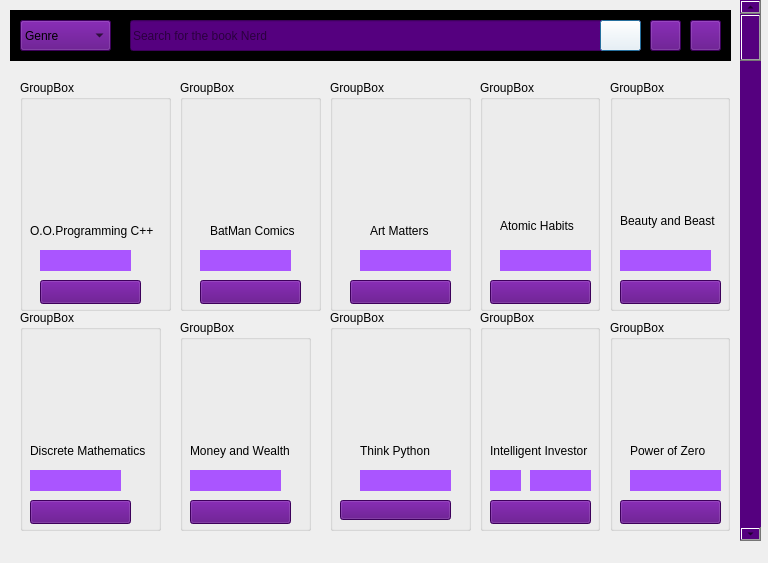
<?xml version="1.0" encoding="UTF-8"?>
<ui version="4.0">
 <author>Joy Akwi</author>
 <class>Homepage</class>
 <widget class="QDialog" name="Homepage">
  <property name="geometry">
   <rect>
    <x>0</x>
    <y>0</y>
    <width>768</width>
    <height>563</height>
   </rect>
  </property>
  <property name="windowTitle">
   <string>Dialog</string>
  </property>
  <property name="autoFillBackground">
   <bool>false</bool>
  </property>
  <property name="styleSheet">
   <string notr="true">font: 9pt &quot;Arial Rounded MT Bold&quot;;
background-color: rgb(170, 85, 255);
center {
    margin-left: auto;
    margin-right: auto;
}
</string>
  </property>
  <widget class="QFrame" name="frame">
   <property name="geometry">
    <rect>
     <x>10</x>
     <y>10</y>
     <width>721</width>
     <height>51</height>
    </rect>
   </property>
   <property name="styleSheet">
    <string notr="true">background-color: rgb(0, 0, 0);</string>
   </property>
   <property name="frameShape">
    <enum>QFrame::StyledPanel</enum>
   </property>
   <property name="frameShadow">
    <enum>QFrame::Raised</enum>
   </property>
   <widget class="QLineEdit" name="lineEdit_2">
    <property name="geometry">
     <rect>
      <x>120</x>
      <y>10</y>
      <width>511</width>
      <height>31</height>
     </rect>
    </property>
    <property name="styleSheet">
     <string notr="true">background-color: rgb(85, 0, 127);</string>
    </property>
    <property name="text">
     <string/>
    </property>
    <property name="placeholderText">
     <string>Search for the book Nerd</string>
    </property>
   </widget>
   <widget class="QPushButton" name="pushButton_4">
    <property name="geometry">
     <rect>
      <x>590</x>
      <y>10</y>
      <width>41</width>
      <height>31</height>
     </rect>
    </property>
    <property name="styleSheet">
     <string notr="true">background-color: rgb(255, 255, 255);</string>
    </property>
    <property name="text">
     <string/>
    </property>
    <property name="icon">
     <iconset>
      <normaloff>files/003-search.png</normaloff>files/003-search.png</iconset>
    </property>
    <property name="iconSize">
     <size>
      <width>16</width>
      <height>20</height>
     </size>
    </property>
   </widget>
   <widget class="QPushButton" name="pushButton_2">
    <property name="geometry">
     <rect>
      <x>680</x>
      <y>10</y>
      <width>31</width>
      <height>31</height>
     </rect>
    </property>
    <property name="styleSheet">
     <string notr="true">background-color: rgb(85, 0, 127);</string>
    </property>
    <property name="text">
     <string/>
    </property>
    <property name="icon">
     <iconset>
      <normaloff>files/002-user.png</normaloff>files/002-user.png</iconset>
    </property>
   </widget>
   <widget class="QComboBox" name="comboBox">
    <property name="geometry">
     <rect>
      <x>10</x>
      <y>10</y>
      <width>91</width>
      <height>31</height>
     </rect>
    </property>
    <property name="styleSheet">
     <string notr="true">background-color: rgb(85, 0, 127);
image: url(:/pics/files/005-book.png);</string>
    </property>
    <property name="currentText">
     <string>Genre</string>
    </property>
    <item>
     <property name="text">
      <string>Genre</string>
     </property>
    </item>
    <item>
     <property name="text">
      <string>Academics</string>
     </property>
    </item>
    <item>
     <property name="text">
      <string>Money</string>
     </property>
    </item>
    <item>
     <property name="text">
      <string>Classic</string>
     </property>
    </item>
    <item>
     <property name="text">
      <string>Selfhelp</string>
     </property>
    </item>
   </widget>
   <widget class="QPushButton" name="pushButton_12">
    <property name="geometry">
     <rect>
      <x>640</x>
      <y>10</y>
      <width>31</width>
      <height>31</height>
     </rect>
    </property>
    <property name="styleSheet">
     <string notr="true">background-color: rgb(85, 0, 127);</string>
    </property>
    <property name="text">
     <string/>
    </property>
    <property name="icon">
     <iconset resource="resource.qrc">
      <normaloff>:/pics/arrow (1).png</normaloff>:/pics/arrow (1).png</iconset>
    </property>
   </widget>
  </widget>
  <widget class="QScrollBar" name="verticalScrollBar">
   <property name="geometry">
    <rect>
     <x>740</x>
     <y>0</y>
     <width>21</width>
     <height>541</height>
    </rect>
   </property>
   <property name="styleSheet">
    <string notr="true">
background-color: rgb(85, 0, 127);</string>
   </property>
   <property name="orientation">
    <enum>Qt::Vertical</enum>
   </property>
  </widget>
  <widget class="ClickableGroupBox" name="groupBox">
   <property name="geometry">
    <rect>
     <x>20</x>
     <y>80</y>
     <width>151</width>
     <height>231</height>
    </rect>
   </property>
   <property name="title">
    <string>GroupBox</string>
   </property>
   <widget class="QWidget" name="widget" native="true">
    <property name="geometry">
     <rect>
      <x>20</x>
      <y>30</y>
      <width>101</width>
      <height>101</height>
     </rect>
    </property>
    <property name="whatsThis">
     <string/>
    </property>
    <property name="autoFillBackground">
     <bool>false</bool>
    </property>
    <property name="styleSheet">
     <string notr="true">image: url(:/pics/files/coverpage/b201806081528456308.jpg);</string>
    </property>
   </widget>
   <widget class="QPushButton" name="pushButton">
    <property name="geometry">
     <rect>
      <x>20</x>
      <y>200</y>
      <width>101</width>
      <height>24</height>
     </rect>
    </property>
    <property name="styleSheet">
     <string notr="true">background-color: rgb(85, 0, 127);</string>
    </property>
    <property name="text">
     <string/>
    </property>
    <property name="icon">
     <iconset>
      <normaloff>files/001-shopping-cart.png</normaloff>files/001-shopping-cart.png</iconset>
    </property>
   </widget>
   <widget class="QWidget" name="widget_22" native="true">
    <property name="geometry">
     <rect>
      <x>20</x>
      <y>170</y>
      <width>31</width>
      <height>21</height>
     </rect>
    </property>
    <property name="autoFillBackground">
     <bool>false</bool>
    </property>
    <property name="styleSheet">
     <string notr="true">background-color: rgb(170, 85, 255);
image: url(:/pics/star.png);</string>
    </property>
   </widget>
   <widget class="QWidget" name="widget_23" native="true">
    <property name="geometry">
     <rect>
      <x>50</x>
      <y>170</y>
      <width>31</width>
      <height>21</height>
     </rect>
    </property>
    <property name="autoFillBackground">
     <bool>false</bool>
    </property>
    <property name="styleSheet">
     <string notr="true">background-color: rgb(170, 85, 255);
image: url(:/pics/star.png);</string>
    </property>
   </widget>
   <widget class="QWidget" name="widget_48" native="true">
    <property name="geometry">
     <rect>
      <x>80</x>
      <y>170</y>
      <width>31</width>
      <height>21</height>
     </rect>
    </property>
    <property name="autoFillBackground">
     <bool>false</bool>
    </property>
    <property name="styleSheet">
     <string notr="true">background-color: rgb(170, 85, 255);
image: url(:/pics/rating.png);</string>
    </property>
   </widget>
   <widget class="QLabel" name="label">
    <property name="geometry">
     <rect>
      <x>10</x>
      <y>130</y>
      <width>141</width>
      <height>41</height>
     </rect>
    </property>
    <property name="text">
     <string>O.O.Programming C++</string>
    </property>
   </widget>
  </widget>
  <widget class="ClickableGroupBox" name="groupBox_2">
   <property name="geometry">
    <rect>
     <x>180</x>
     <y>80</y>
     <width>141</width>
     <height>231</height>
    </rect>
   </property>
   <property name="title">
    <string>GroupBox</string>
   </property>
   <widget class="QWidget" name="widget_4" native="true">
    <property name="geometry">
     <rect>
      <x>10</x>
      <y>20</y>
      <width>101</width>
      <height>111</height>
     </rect>
    </property>
    <property name="styleSheet">
     <string notr="true">
image: url(:/pics/files/coverpage/'Batman 251 by Neal Adams' Poster by DC Comics _ Displate - Copy.jpg);</string>
    </property>
   </widget>
   <widget class="QPushButton" name="pushButton_9">
    <property name="geometry">
     <rect>
      <x>20</x>
      <y>200</y>
      <width>101</width>
      <height>24</height>
     </rect>
    </property>
    <property name="styleSheet">
     <string notr="true">background-color: rgb(85, 0, 127);</string>
    </property>
    <property name="text">
     <string/>
    </property>
    <property name="icon">
     <iconset>
      <normaloff>files/001-shopping-cart.png</normaloff>files/001-shopping-cart.png</iconset>
    </property>
   </widget>
   <widget class="QLabel" name="label_2">
    <property name="geometry">
     <rect>
      <x>30</x>
      <y>140</y>
      <width>91</width>
      <height>21</height>
     </rect>
    </property>
    <property name="text">
     <string>BatMan Comics</string>
    </property>
   </widget>
   <widget class="QWidget" name="widget_25" native="true">
    <property name="geometry">
     <rect>
      <x>20</x>
      <y>170</y>
      <width>31</width>
      <height>21</height>
     </rect>
    </property>
    <property name="autoFillBackground">
     <bool>false</bool>
    </property>
    <property name="styleSheet">
     <string notr="true">background-color: rgb(170, 85, 255);
image: url(:/pics/star.png);</string>
    </property>
   </widget>
   <widget class="QWidget" name="widget_49" native="true">
    <property name="geometry">
     <rect>
      <x>80</x>
      <y>170</y>
      <width>31</width>
      <height>21</height>
     </rect>
    </property>
    <property name="autoFillBackground">
     <bool>false</bool>
    </property>
    <property name="styleSheet">
     <string notr="true">background-color: rgb(170, 85, 255);
image: url(:/pics/rating.png);</string>
    </property>
   </widget>
   <widget class="QWidget" name="widget_24" native="true">
    <property name="geometry">
     <rect>
      <x>50</x>
      <y>170</y>
      <width>31</width>
      <height>21</height>
     </rect>
    </property>
    <property name="autoFillBackground">
     <bool>false</bool>
    </property>
    <property name="styleSheet">
     <string notr="true">background-color: rgb(170, 85, 255);
image: url(:/pics/star.png);</string>
    </property>
   </widget>
  </widget>
  <widget class="ClickableGroupBox" name="groupBox_3">
   <property name="geometry">
    <rect>
     <x>330</x>
     <y>80</y>
     <width>141</width>
     <height>231</height>
    </rect>
   </property>
   <property name="title">
    <string>GroupBox</string>
   </property>
   <widget class="QWidget" name="widget_8" native="true">
    <property name="geometry">
     <rect>
      <x>20</x>
      <y>20</y>
      <width>101</width>
      <height>111</height>
     </rect>
    </property>
    <property name="styleSheet">
     <string notr="true">
image: url(:/pics/files/coverpage/9781472260086.jpg);</string>
    </property>
   </widget>
   <widget class="QLabel" name="label_3">
    <property name="geometry">
     <rect>
      <x>40</x>
      <y>140</y>
      <width>101</width>
      <height>21</height>
     </rect>
    </property>
    <property name="text">
     <string>Art Matters</string>
    </property>
   </widget>
   <widget class="QWidget" name="widget_29" native="true">
    <property name="geometry">
     <rect>
      <x>30</x>
      <y>170</y>
      <width>31</width>
      <height>21</height>
     </rect>
    </property>
    <property name="autoFillBackground">
     <bool>false</bool>
    </property>
    <property name="styleSheet">
     <string notr="true">background-color: rgb(170, 85, 255);
image: url(:/pics/star.png);</string>
    </property>
   </widget>
   <widget class="QWidget" name="widget_27" native="true">
    <property name="geometry">
     <rect>
      <x>60</x>
      <y>170</y>
      <width>31</width>
      <height>21</height>
     </rect>
    </property>
    <property name="autoFillBackground">
     <bool>false</bool>
    </property>
    <property name="styleSheet">
     <string notr="true">background-color: rgb(170, 85, 255);
image: url(:/pics/star.png);</string>
    </property>
   </widget>
   <widget class="QWidget" name="widget_50" native="true">
    <property name="geometry">
     <rect>
      <x>90</x>
      <y>170</y>
      <width>31</width>
      <height>21</height>
     </rect>
    </property>
    <property name="autoFillBackground">
     <bool>false</bool>
    </property>
    <property name="styleSheet">
     <string notr="true">background-color: rgb(170, 85, 255);
image: url(:/pics/rating.png);</string>
    </property>
   </widget>
   <widget class="QPushButton" name="pushButton_3">
    <property name="geometry">
     <rect>
      <x>20</x>
      <y>200</y>
      <width>101</width>
      <height>24</height>
     </rect>
    </property>
    <property name="styleSheet">
     <string notr="true">background-color: rgb(85, 0, 127);</string>
    </property>
    <property name="text">
     <string/>
    </property>
    <property name="icon">
     <iconset>
      <normaloff>files/001-shopping-cart.png</normaloff>files/001-shopping-cart.png</iconset>
    </property>
   </widget>
  </widget>
  <widget class="ClickableGroupBox" name="groupBox_4">
   <property name="geometry">
    <rect>
     <x>20</x>
     <y>310</y>
     <width>141</width>
     <height>221</height>
    </rect>
   </property>
   <property name="title">
    <string>GroupBox</string>
   </property>
   <widget class="QWidget" name="widget_31" native="true">
    <property name="geometry">
     <rect>
      <x>40</x>
      <y>160</y>
      <width>31</width>
      <height>21</height>
     </rect>
    </property>
    <property name="autoFillBackground">
     <bool>false</bool>
    </property>
    <property name="styleSheet">
     <string notr="true">background-color: rgb(170, 85, 255);
image: url(:/pics/star.png);</string>
    </property>
   </widget>
   <widget class="QWidget" name="widget_33" native="true">
    <property name="geometry">
     <rect>
      <x>10</x>
      <y>160</y>
      <width>31</width>
      <height>21</height>
     </rect>
    </property>
    <property name="autoFillBackground">
     <bool>false</bool>
    </property>
    <property name="styleSheet">
     <string notr="true">background-color: rgb(170, 85, 255);
image: url(:/pics/star.png);</string>
    </property>
   </widget>
   <widget class="QWidget" name="widget_3" native="true">
    <property name="geometry">
     <rect>
      <x>10</x>
      <y>20</y>
      <width>101</width>
      <height>101</height>
     </rect>
    </property>
    <property name="styleSheet">
     <string notr="true">image: url(:/pics/files/coverpage/b201806081528456239.jpg);</string>
    </property>
   </widget>
   <widget class="QPushButton" name="pushButton_7">
    <property name="geometry">
     <rect>
      <x>10</x>
      <y>190</y>
      <width>101</width>
      <height>24</height>
     </rect>
    </property>
    <property name="styleSheet">
     <string notr="true">background-color: rgb(85, 0, 127);</string>
    </property>
    <property name="text">
     <string/>
    </property>
    <property name="icon">
     <iconset>
      <normaloff>files/001-shopping-cart.png</normaloff>files/001-shopping-cart.png</iconset>
    </property>
   </widget>
   <widget class="QLabel" name="label_6">
    <property name="geometry">
     <rect>
      <x>10</x>
      <y>130</y>
      <width>131</width>
      <height>21</height>
     </rect>
    </property>
    <property name="text">
     <string>Discrete Mathematics</string>
    </property>
   </widget>
   <widget class="QWidget" name="widget_54" native="true">
    <property name="geometry">
     <rect>
      <x>70</x>
      <y>160</y>
      <width>31</width>
      <height>21</height>
     </rect>
    </property>
    <property name="autoFillBackground">
     <bool>false</bool>
    </property>
    <property name="styleSheet">
     <string notr="true">background-color: rgb(170, 85, 255);
image: url(:/pics/rating.png);</string>
    </property>
   </widget>
  </widget>
  <widget class="ClickableGroupBox" name="groupBox_5">
   <property name="geometry">
    <rect>
     <x>180</x>
     <y>320</y>
     <width>131</width>
     <height>211</height>
    </rect>
   </property>
   <property name="title">
    <string>GroupBox</string>
   </property>
   <widget class="QWidget" name="widget_34" native="true">
    <property name="geometry">
     <rect>
      <x>10</x>
      <y>150</y>
      <width>31</width>
      <height>21</height>
     </rect>
    </property>
    <property name="autoFillBackground">
     <bool>false</bool>
    </property>
    <property name="styleSheet">
     <string notr="true">background-color: rgb(170, 85, 255);
image: url(:/pics/star.png);</string>
    </property>
    <widget class="QWidget" name="widget_37" native="true">
     <property name="geometry">
      <rect>
       <x>30</x>
       <y>-10</y>
       <width>71</width>
       <height>41</height>
      </rect>
     </property>
     <property name="autoFillBackground">
      <bool>false</bool>
     </property>
     <property name="styleSheet">
      <string notr="true">background-color: rgb(170, 85, 255);
image: url(:/pics/star.png);</string>
     </property>
    </widget>
   </widget>
   <widget class="QWidget" name="widget_5" native="true">
    <property name="geometry">
     <rect>
      <x>10</x>
      <y>20</y>
      <width>101</width>
      <height>101</height>
     </rect>
    </property>
    <property name="styleSheet">
     <string notr="true">
image: url(:/pics/files/coverpage/5117CIwLSFL._SX331_BO1204203200_.jpg);</string>
    </property>
   </widget>
   <widget class="QWidget" name="widget_35" native="true">
    <property name="geometry">
     <rect>
      <x>70</x>
      <y>150</y>
      <width>31</width>
      <height>21</height>
     </rect>
    </property>
    <property name="autoFillBackground">
     <bool>false</bool>
    </property>
    <property name="styleSheet">
     <string notr="true">background-color: rgb(170, 85, 255);
image: url(:/pics/star.png);</string>
    </property>
   </widget>
   <widget class="QPushButton" name="pushButton_8">
    <property name="geometry">
     <rect>
      <x>10</x>
      <y>180</y>
      <width>101</width>
      <height>24</height>
     </rect>
    </property>
    <property name="styleSheet">
     <string notr="true">background-color: rgb(85, 0, 127);</string>
    </property>
    <property name="text">
     <string/>
    </property>
    <property name="icon">
     <iconset>
      <normaloff>files/001-shopping-cart.png</normaloff>files/001-shopping-cart.png</iconset>
    </property>
   </widget>
   <widget class="QWidget" name="widget_38" native="true">
    <property name="geometry">
     <rect>
      <x>40</x>
      <y>150</y>
      <width>31</width>
      <height>21</height>
     </rect>
    </property>
    <property name="autoFillBackground">
     <bool>false</bool>
    </property>
    <property name="styleSheet">
     <string notr="true">background-color: rgb(170, 85, 255);
image: url(:/pics/star.png);</string>
    </property>
    <widget class="QWidget" name="widget_39" native="true">
     <property name="geometry">
      <rect>
       <x>30</x>
       <y>-10</y>
       <width>71</width>
       <height>41</height>
      </rect>
     </property>
     <property name="autoFillBackground">
      <bool>false</bool>
     </property>
     <property name="styleSheet">
      <string notr="true">background-color: rgb(170, 85, 255);
image: url(:/pics/star.png);</string>
     </property>
    </widget>
   </widget>
   <widget class="QLabel" name="label_7">
    <property name="geometry">
     <rect>
      <x>10</x>
      <y>120</y>
      <width>111</width>
      <height>21</height>
     </rect>
    </property>
    <property name="text">
     <string>Money and Wealth</string>
    </property>
   </widget>
  </widget>
  <widget class="ClickableGroupBox" name="groupBox_6">
   <property name="geometry">
    <rect>
     <x>330</x>
     <y>310</y>
     <width>141</width>
     <height>221</height>
    </rect>
   </property>
   <property name="title">
    <string>GroupBox</string>
   </property>
   <widget class="QPushButton" name="pushButton_1">
    <property name="geometry">
     <rect>
      <x>10</x>
      <y>190</y>
      <width>111</width>
      <height>20</height>
     </rect>
    </property>
    <property name="styleSheet">
     <string notr="true">background-color: rgb(85, 0, 127);</string>
    </property>
    <property name="text">
     <string/>
    </property>
    <property name="icon">
     <iconset>
      <normaloff>files/001-shopping-cart.png</normaloff>files/001-shopping-cart.png</iconset>
    </property>
   </widget>
   <widget class="QWidget" name="widget_16" native="true">
    <property name="geometry">
     <rect>
      <x>20</x>
      <y>20</y>
      <width>101</width>
      <height>101</height>
     </rect>
    </property>
    <property name="styleSheet">
     <string notr="true">image: url(:/pics/files/coverpage/b201806111528741778.jpg);</string>
    </property>
   </widget>
   <widget class="QLabel" name="label_8">
    <property name="geometry">
     <rect>
      <x>30</x>
      <y>130</y>
      <width>81</width>
      <height>21</height>
     </rect>
    </property>
    <property name="text">
     <string>Think Python</string>
    </property>
   </widget>
   <widget class="QWidget" name="widget_55" native="true">
    <property name="geometry">
     <rect>
      <x>60</x>
      <y>160</y>
      <width>31</width>
      <height>21</height>
     </rect>
    </property>
    <property name="autoFillBackground">
     <bool>false</bool>
    </property>
    <property name="styleSheet">
     <string notr="true">background-color: rgb(170, 85, 255);
image: url(:/pics/rating.png);</string>
    </property>
   </widget>
   <widget class="QWidget" name="widget_36" native="true">
    <property name="geometry">
     <rect>
      <x>30</x>
      <y>160</y>
      <width>31</width>
      <height>21</height>
     </rect>
    </property>
    <property name="autoFillBackground">
     <bool>false</bool>
    </property>
    <property name="styleSheet">
     <string notr="true">background-color: rgb(170, 85, 255);
image: url(:/pics/star.png);</string>
    </property>
   </widget>
   <widget class="QWidget" name="widget_56" native="true">
    <property name="geometry">
     <rect>
      <x>90</x>
      <y>160</y>
      <width>31</width>
      <height>21</height>
     </rect>
    </property>
    <property name="autoFillBackground">
     <bool>false</bool>
    </property>
    <property name="styleSheet">
     <string notr="true">background-color: rgb(170, 85, 255);
image: url(:/pics/rating.png);</string>
    </property>
   </widget>
  </widget>
  <widget class="ClickableGroupBox" name="groupBox_7">
   <property name="geometry">
    <rect>
     <x>480</x>
     <y>80</y>
     <width>120</width>
     <height>231</height>
    </rect>
   </property>
   <property name="title">
    <string>GroupBox</string>
   </property>
   <widget class="QWidget" name="widget_6" native="true">
    <property name="geometry">
     <rect>
      <x>10</x>
      <y>20</y>
      <width>101</width>
      <height>101</height>
     </rect>
    </property>
    <property name="styleSheet">
     <string notr="true">image: url(:/pics/files/coverpage/Atomic Habits.jpg);</string>
    </property>
   </widget>
   <widget class="QWidget" name="widget_28" native="true">
    <property name="geometry">
     <rect>
      <x>20</x>
      <y>170</y>
      <width>31</width>
      <height>21</height>
     </rect>
    </property>
    <property name="autoFillBackground">
     <bool>false</bool>
    </property>
    <property name="styleSheet">
     <string notr="true">background-color: rgb(170, 85, 255);
image: url(:/pics/star.png);</string>
    </property>
   </widget>
   <widget class="QWidget" name="widget_26" native="true">
    <property name="geometry">
     <rect>
      <x>50</x>
      <y>170</y>
      <width>31</width>
      <height>21</height>
     </rect>
    </property>
    <property name="autoFillBackground">
     <bool>false</bool>
    </property>
    <property name="styleSheet">
     <string notr="true">background-color: rgb(170, 85, 255);
image: url(:/pics/star.png);</string>
    </property>
   </widget>
   <widget class="QPushButton" name="pushButton_5">
    <property name="geometry">
     <rect>
      <x>10</x>
      <y>200</y>
      <width>101</width>
      <height>24</height>
     </rect>
    </property>
    <property name="styleSheet">
     <string notr="true">background-color: rgb(85, 0, 127);</string>
    </property>
    <property name="text">
     <string/>
    </property>
    <property name="icon">
     <iconset>
      <normaloff>files/001-shopping-cart.png</normaloff>files/001-shopping-cart.png</iconset>
    </property>
   </widget>
   <widget class="QLabel" name="label_4">
    <property name="geometry">
     <rect>
      <x>20</x>
      <y>130</y>
      <width>81</width>
      <height>31</height>
     </rect>
    </property>
    <property name="text">
     <string>Atomic Habits</string>
    </property>
   </widget>
   <widget class="QWidget" name="widget_51" native="true">
    <property name="geometry">
     <rect>
      <x>80</x>
      <y>170</y>
      <width>31</width>
      <height>21</height>
     </rect>
    </property>
    <property name="autoFillBackground">
     <bool>false</bool>
    </property>
    <property name="styleSheet">
     <string notr="true">background-color: rgb(170, 85, 255);
image: url(:/pics/rating.png);</string>
    </property>
   </widget>
  </widget>
  <widget class="ClickableGroupBox" name="groupBox_8">
   <property name="geometry">
    <rect>
     <x>610</x>
     <y>80</y>
     <width>120</width>
     <height>231</height>
    </rect>
   </property>
   <property name="title">
    <string>GroupBox</string>
   </property>
   <widget class="QWidget" name="widget_30" native="true">
    <property name="geometry">
     <rect>
      <x>10</x>
      <y>170</y>
      <width>31</width>
      <height>21</height>
     </rect>
    </property>
    <property name="autoFillBackground">
     <bool>false</bool>
    </property>
    <property name="styleSheet">
     <string notr="true">background-color: rgb(170, 85, 255);
image: url(:/pics/star.png);</string>
    </property>
   </widget>
   <widget class="QWidget" name="widget_7" native="true">
    <property name="geometry">
     <rect>
      <x>10</x>
      <y>30</y>
      <width>101</width>
      <height>101</height>
     </rect>
    </property>
    <property name="styleSheet">
     <string notr="true">image: url(:/pics/files/category/Beauty and the Beast (Classic Reprint).jpg);</string>
    </property>
   </widget>
   <widget class="QLabel" name="label_5">
    <property name="geometry">
     <rect>
      <x>10</x>
      <y>130</y>
      <width>111</width>
      <height>21</height>
     </rect>
    </property>
    <property name="text">
     <string>Beauty and Beast</string>
    </property>
   </widget>
   <widget class="QWidget" name="widget_52" native="true">
    <property name="geometry">
     <rect>
      <x>70</x>
      <y>170</y>
      <width>31</width>
      <height>21</height>
     </rect>
    </property>
    <property name="autoFillBackground">
     <bool>false</bool>
    </property>
    <property name="styleSheet">
     <string notr="true">background-color: rgb(170, 85, 255);
image: url(:/pics/star.png);</string>
    </property>
   </widget>
   <widget class="QWidget" name="widget_32" native="true">
    <property name="geometry">
     <rect>
      <x>40</x>
      <y>170</y>
      <width>31</width>
      <height>21</height>
     </rect>
    </property>
    <property name="autoFillBackground">
     <bool>false</bool>
    </property>
    <property name="styleSheet">
     <string notr="true">background-color: rgb(170, 85, 255);
image: url(:/pics/star.png);</string>
    </property>
   </widget>
   <widget class="QPushButton" name="pushButton_6">
    <property name="geometry">
     <rect>
      <x>10</x>
      <y>200</y>
      <width>101</width>
      <height>24</height>
     </rect>
    </property>
    <property name="styleSheet">
     <string notr="true">background-color: rgb(85, 0, 127);</string>
    </property>
    <property name="text">
     <string/>
    </property>
    <property name="icon">
     <iconset>
      <normaloff>files/001-shopping-cart.png</normaloff>files/001-shopping-cart.png</iconset>
    </property>
   </widget>
  </widget>
  <widget class="ClickableGroupBox" name="groupBox_9">
   <property name="geometry">
    <rect>
     <x>480</x>
     <y>310</y>
     <width>120</width>
     <height>221</height>
    </rect>
   </property>
   <property name="title">
    <string>GroupBox</string>
   </property>
   <widget class="QWidget" name="widget_57" native="true">
    <property name="geometry">
     <rect>
      <x>50</x>
      <y>160</y>
      <width>31</width>
      <height>21</height>
     </rect>
    </property>
    <property name="autoFillBackground">
     <bool>false</bool>
    </property>
    <property name="styleSheet">
     <string notr="true">background-color: rgb(170, 85, 255);
image: url(:/pics/rating.png);</string>
    </property>
   </widget>
   <widget class="QWidget" name="widget_58" native="true">
    <property name="geometry">
     <rect>
      <x>80</x>
      <y>160</y>
      <width>31</width>
      <height>21</height>
     </rect>
    </property>
    <property name="autoFillBackground">
     <bool>false</bool>
    </property>
    <property name="styleSheet">
     <string notr="true">background-color: rgb(170, 85, 255);
image: url(:/pics/rating.png);</string>
    </property>
   </widget>
   <widget class="QWidget" name="widget_40" native="true">
    <property name="geometry">
     <rect>
      <x>10</x>
      <y>160</y>
      <width>31</width>
      <height>21</height>
     </rect>
    </property>
    <property name="autoFillBackground">
     <bool>false</bool>
    </property>
    <property name="styleSheet">
     <string notr="true">background-color: rgb(170, 85, 255);
image: url(:/pics/star.png);</string>
    </property>
    <widget class="QWidget" name="widget_41" native="true">
     <property name="geometry">
      <rect>
       <x>30</x>
       <y>-10</y>
       <width>71</width>
       <height>41</height>
      </rect>
     </property>
     <property name="autoFillBackground">
      <bool>false</bool>
     </property>
     <property name="styleSheet">
      <string notr="true">background-color: rgb(170, 85, 255);
image: url(:/pics/star.png);</string>
     </property>
    </widget>
   </widget>
   <widget class="QPushButton" name="pushButton_10">
    <property name="geometry">
     <rect>
      <x>10</x>
      <y>190</y>
      <width>101</width>
      <height>24</height>
     </rect>
    </property>
    <property name="styleSheet">
     <string notr="true">background-color: rgb(85, 0, 127);</string>
    </property>
    <property name="text">
     <string/>
    </property>
    <property name="icon">
     <iconset>
      <normaloff>files/001-shopping-cart.png</normaloff>files/001-shopping-cart.png</iconset>
    </property>
   </widget>
   <widget class="QWidget" name="widget_17" native="true">
    <property name="geometry">
     <rect>
      <x>10</x>
      <y>30</y>
      <width>101</width>
      <height>101</height>
     </rect>
    </property>
    <property name="styleSheet">
     <string notr="true">
image: url(:/pics/files/coverpage/513e7BP39PL._SX330_BO1204203200_.jpg);</string>
    </property>
   </widget>
   <widget class="QLabel" name="label_9">
    <property name="geometry">
     <rect>
      <x>10</x>
      <y>130</y>
      <width>121</width>
      <height>21</height>
     </rect>
    </property>
    <property name="text">
     <string>Intelligent Investor</string>
    </property>
   </widget>
  </widget>
  <widget class="ClickableGroupBox" name="groupBox_10">
   <property name="geometry">
    <rect>
     <x>610</x>
     <y>320</y>
     <width>120</width>
     <height>211</height>
    </rect>
   </property>
   <property name="title">
    <string>GroupBox</string>
   </property>
   <widget class="QWidget" name="widget_18" native="true">
    <property name="geometry">
     <rect>
      <x>10</x>
      <y>20</y>
      <width>101</width>
      <height>101</height>
     </rect>
    </property>
    <property name="styleSheet">
     <string notr="true">image: url(:/pics/files/coverpage/41UwqWhI4L._SX329_BO1204203200_.jpg);</string>
    </property>
   </widget>
   <widget class="QWidget" name="widget_46" native="true">
    <property name="geometry">
     <rect>
      <x>20</x>
      <y>150</y>
      <width>31</width>
      <height>21</height>
     </rect>
    </property>
    <property name="autoFillBackground">
     <bool>false</bool>
    </property>
    <property name="styleSheet">
     <string notr="true">background-color: rgb(170, 85, 255);
image: url(:/pics/star.png);</string>
    </property>
    <widget class="QWidget" name="widget_47" native="true">
     <property name="geometry">
      <rect>
       <x>30</x>
       <y>-10</y>
       <width>71</width>
       <height>41</height>
      </rect>
     </property>
     <property name="autoFillBackground">
      <bool>false</bool>
     </property>
     <property name="styleSheet">
      <string notr="true">background-color: rgb(170, 85, 255);
image: url(:/pics/star.png);</string>
     </property>
    </widget>
   </widget>
   <widget class="QPushButton" name="pushButton_11">
    <property name="geometry">
     <rect>
      <x>10</x>
      <y>180</y>
      <width>101</width>
      <height>24</height>
     </rect>
    </property>
    <property name="styleSheet">
     <string notr="true">background-color: rgb(85, 0, 127);</string>
    </property>
    <property name="text">
     <string/>
    </property>
    <property name="icon">
     <iconset>
      <normaloff>files/001-shopping-cart.png</normaloff>files/001-shopping-cart.png</iconset>
    </property>
   </widget>
   <widget class="QWidget" name="widget_53" native="true">
    <property name="geometry">
     <rect>
      <x>80</x>
      <y>150</y>
      <width>31</width>
      <height>21</height>
     </rect>
    </property>
    <property name="autoFillBackground">
     <bool>false</bool>
    </property>
    <property name="styleSheet">
     <string notr="true">background-color: rgb(170, 85, 255);
image: url(:/pics/star.png);</string>
    </property>
   </widget>
   <widget class="QLabel" name="label_1">
    <property name="geometry">
     <rect>
      <x>20</x>
      <y>120</y>
      <width>91</width>
      <height>21</height>
     </rect>
    </property>
    <property name="text">
     <string>Power of Zero</string>
    </property>
   </widget>
   <widget class="QWidget" name="widget_44" native="true">
    <property name="geometry">
     <rect>
      <x>50</x>
      <y>150</y>
      <width>31</width>
      <height>21</height>
     </rect>
    </property>
    <property name="autoFillBackground">
     <bool>false</bool>
    </property>
    <property name="styleSheet">
     <string notr="true">background-color: rgb(170, 85, 255);
image: url(:/pics/star.png);</string>
    </property>
    <widget class="QWidget" name="widget_45" native="true">
     <property name="geometry">
      <rect>
       <x>30</x>
       <y>-10</y>
       <width>71</width>
       <height>41</height>
      </rect>
     </property>
     <property name="autoFillBackground">
      <bool>false</bool>
     </property>
     <property name="styleSheet">
      <string notr="true">background-color: rgb(170, 85, 255);
image: url(:/pics/star.png);</string>
     </property>
    </widget>
   </widget>
  </widget>
 </widget>
 <customwidgets>
  <customwidget>
   <class>ClickableGroupBox</class>
   <extends>QGroupBox</extends>
   <header>clickablegroupbox.h</header>
   <container>1</container>
  </customwidget>
 </customwidgets>
 <resources>
  <include location="resource.qrc"/>
 </resources>
 <connections/>
</ui>
